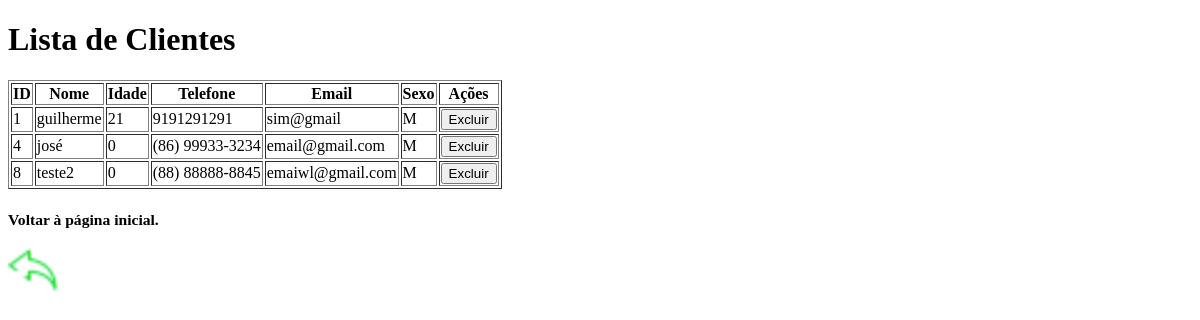
/gerenciar-clientes, run on an earlier commit of the app's database.
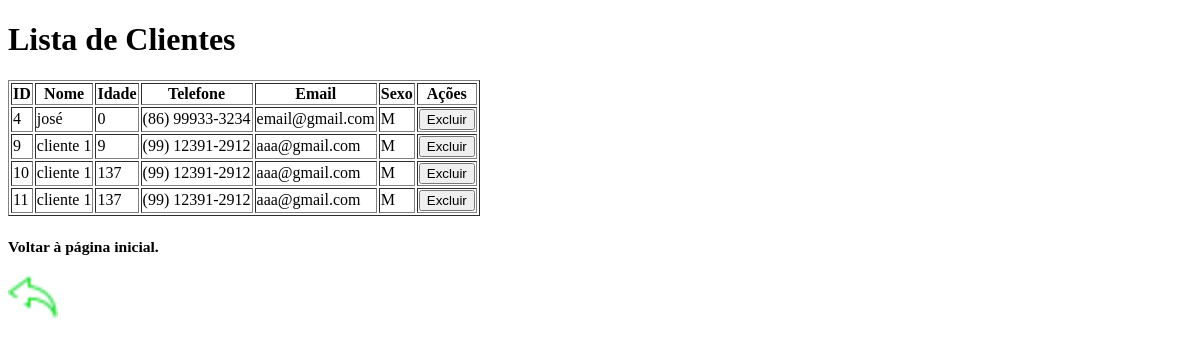
And on a later commit of the database.
### tables this page shows
CREATE TABLE clientes (
                id INTEGER PRIMARY KEY AUTOINCREMENT, 
                nome TEXT NOT NULL, 
                idade INTEGER NOT NULL,
                telefone TEXT,
                email TEXT,
                sexo TEXT CHECK (sexo IN ('M', 'F'))
        );

### app/controllers.py (the view)
    @app.route("/gerenciar-clientes")
    def gerenciar_clientes():
        try:
            clientes = models.listar_clientes()
            return render_template('gerenciar_cliente.html', clientes=clientes)
        except Exception as e:
            return f"Erro ao buscar clientes: {str(e)}", 500

### app/models.py (called while the page is built)
def conectar():
    conexao = sqlite3.connect("cadastro_clientes.db")
    return conexao

def listar_clientes():
    conexao = conectar()
    conexao.row_factory = sqlite3.Row
    cursor = conexao.cursor()
    cursor.execute("SELECT * FROM clientes")
    clientes = cursor.fetchall()
    cursor.close()
    conexao.close()
    return clientes

### app/templates/gerenciar_cliente.html (shortened to what this page needs)
<!DOCTYPE html>
<html lang="pt-br">
<head>
</head>
<body>
    <div class="container01">
        <h1>Lista de Clientes</h1>
        <table border="1">
            <thead>
                <tr>
                    <th>ID</th>
                    <th>Nome</th>
                    <th>Idade</th>
                    <th>Telefone</th>
                    <th>Email</th>
                    <th>Sexo</th>
                    <th>Ações</th>
                </tr>
            </thead>
            <tbody>
                {% for cliente in clientes %}
                <tr>
                    <td>{{ cliente.id }}</td>
                    <td>{{ cliente.nome }}</td>
                    <td>{{ cliente.idade }}</td>
                    <td>{{ cliente.telefone }}</td>
                    <td>{{ cliente.email }}</td>
                    <td>{{ cliente.sexo }}</td>
                    <td>
                        <form action="{{ url_for('deletar_cliente', id=cliente.id) }}" method="post" onsubmit="return confirm('Tem certeza que deseja excluir este cliente?');">
                            <button type="submit">Excluir</button>
                        </form>
                    </td>
                </tr>
                {% endfor %}
            </tbody>
        </table>
        <h3>
            <p><small>Voltar à página inicial.</small></p>
            <p>
                <a href="{{ url_for('pagina_inicial') }}" rel="prev">
                    <img src="{{ url_for('static', filename='imagem/setade voltar.png') }}" alt="Setade voltar">
                </a>
            </p>
        </h3>
    </div>
</body>
</html>

What changed in the data, as far as the page shows it:
removed clientes: id "1", nome "guilherme", idade "21", telefone "9191291291", email "sim@gmail", sexo "M"
removed clientes: id "8", nome "teste2", idade "0", telefone "(88) 88888-8845", email "emaiwl@gmail.com", sexo "M"
added clientes: id "9", nome "cliente 1", idade "9", telefone "(99) 12391-2912", email "aaa@gmail.com", sexo "M"
added clientes: id "10", nome "cliente 1", idade "137", telefone "(99) 12391-2912", email "aaa@gmail.com", sexo "M"
added clientes: id "11", nome "cliente 1", idade "137", telefone "(99) 12391-2912", email "aaa@gmail.com", sexo "M"
